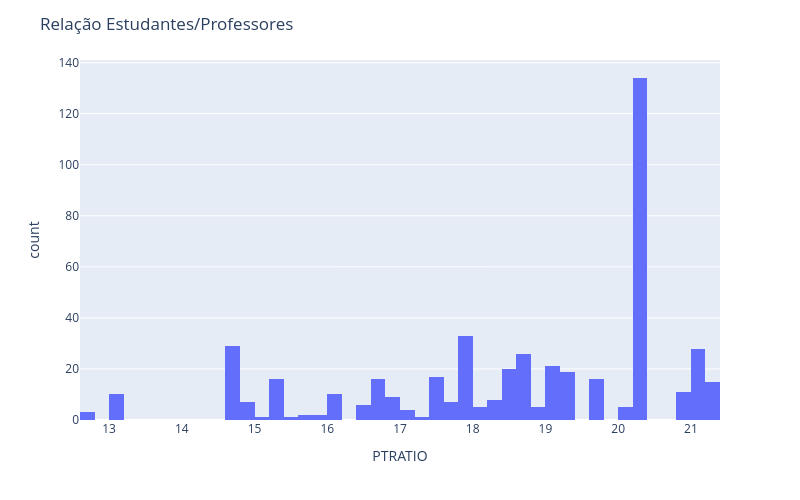

Source (notebook cell):
### Code cell
# Histograma da variável PTRATIO (Razão entre estudantes e professores nas escolas de ensino fundamental e médio no bairro)

hist =  px.histogram (df,  x = "PTRATIO", nbins=60) 
hist.update_layout(width=800,height=500,title_text='Relação Estudantes/Professores') 
hist.show()

### Figure 1 — Plotly figure (JSON) as saved in the notebook; plotly's stock layout.template omitted (floating-point values rounded to 4 significant figures; data arrays with more than 128 entries replaced by an {"elided": "..."} marker saying what was removed)
{"data": [{"alignmentgroup": "True", "bingroup": "x", "hovertemplate": "PTRATIO=%{x}<br>count=%{y}<extra></extra>", "legendgroup": "", "marker": {"color": "#636efa", "pattern": {"shape": ""}}, "name": "", "nbinsx": 60, "offsetgroup": "", "orientation": "v", "showlegend": false, "type": "histogram", "x": {"elided": "489 float values"}, "xaxis": "x", "yaxis": "y"}], "layout": {"barmode": "relative", "height": 500, "legend": {"tracegroupgap": 0}, "margin": {"t": 60}, "title": {"text": "Relação Estudantes/Professores"}, "width": 800, "xaxis": {"anchor": "y", "domain": [0, 1], "title": {"text": "PTRATIO"}}, "yaxis": {"anchor": "x", "domain": [0, 1], "title": {"text": "count"}}}}
